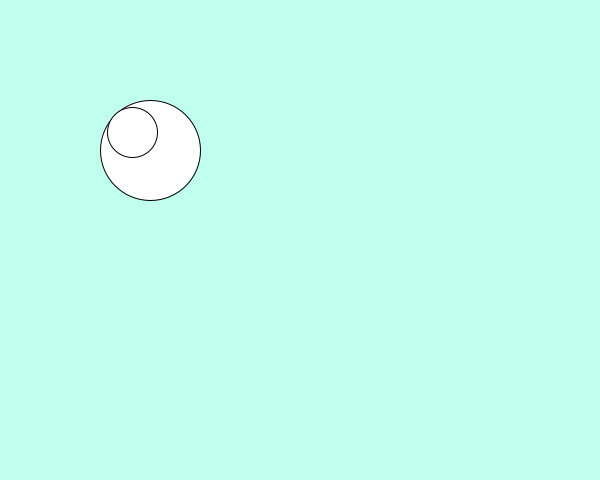
Frame 1 (no input)
Frame 60 (the mouse pressed at the canvas centre just before this capture): identical to frame 1, image omitted
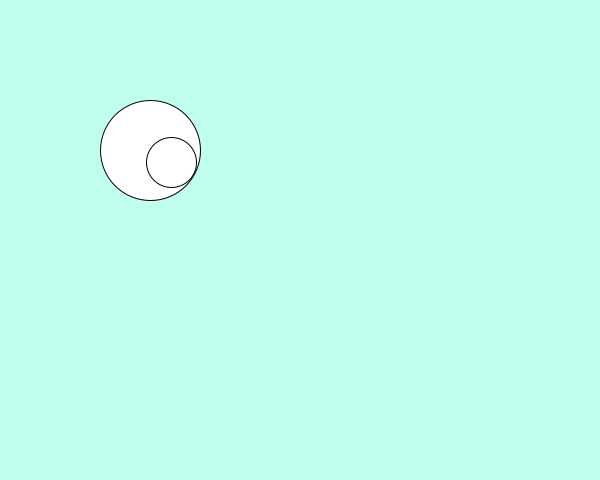
Frame 120 (the mouse held since frame 60 and released just before this capture)

The Processing sketch that drew these frames (run headless with seeded random() and noise(); from frame 60 on, the mouse is pressed at the canvas centre):

// Processing sketch: week04_1_atan2_dy_dx_cos_sin
// ── week04_1_atan2_dy_dx_cos_sin.pde
//week04-1_atan2_dy_dx_cos_sin
void setup(){
  size(600,480);
}
void draw(){
   background(#C0FFEE);
   ellipse(150,150,100,100);
   //ellipse(175,150,50,50);
   float dx=mouseX-150,dy=mouseY-150;
   float a=atan2(dy,dx);
   ellipse(150+cos(a)*25,150+sin(a)*25,50,50);
}
